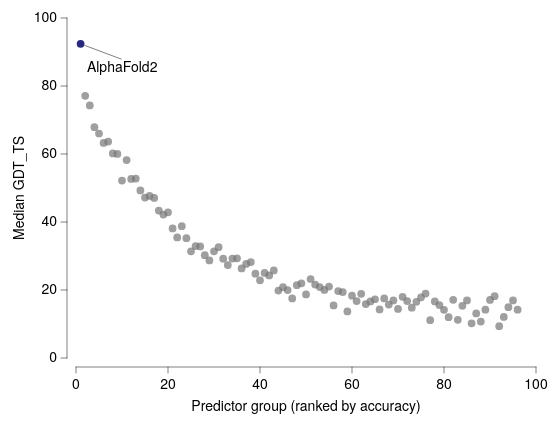

Here is the Vega-Lite specification saved for this chart:
### Vega-Lite specification from a JSON file in a GitHub repository (floating-point values rounded to 4 significant figures)
{"background": null, "config": {"arc": {"fill": "#DBDBDB", "fillOpacity": 1.0, "innerRadius": 42.5, "padAngle": 0.03, "stroke": "black", "strokeOpacity": 1, "strokeWidth": 0.25}, "area": {"fill": "#DBDBDB", "fillOpacity": 1.0, "stroke": "black", "strokeOpacity": 1, "strokeWidth": 0.25}, "axis": {"domain": true, "domainCap": "round", "domainColor": "black", "domainWidth": 0.25, "grid": false, "gridCap": "round", "gridColor": "#F1F1F1", "gridDash": [0, 0], "gridOpacity": 1.0, "gridWidth": 0.25, "labelColor": "black", "labelFont": "Helvetica Neue, HelveticaNeue, Helvetica, Arial, sans-serif", "labelFontSize": 7, "labelFontStyle": "normal", "labelFontWeight": 400, "offset": 4.5, "ticks": true, "tickCap": "round", "tickColor": "black", "tickRound": false, "tickSize": 3, "tickWidth": 0.25, "titleColor": "black", "titleFont": "Helvetica Neue, HelveticaNeue, Helvetica, Arial, sans-serif", "titleFontSize": 7, "titleFontStyle": "normal", "titleFontWeight": 400}, "axisX": {"domain": true, "labelAlign": "center", "labelAngle": 0, "labels": true, "ticks": true, "translate": 0}, "axisY": {"domain": true, "labelAlign": "right", "labelAngle": 0, "labels": true, "ticks": true, "translate": 0}, "axisRight": {"domain": true, "labelAlign": "left", "labelAngle": 0, "labels": true, "ticks": true, "translate": 0}, "axisTop": {"domain": true, "labelAlign": "center", "labelAngle": 0, "labels": true, "ticks": true, "translate": 0}, "axisBand": {"tickOffset": 0}, "bar": {"fill": "#DBDBDB", "fillOpacity": 1.0, "stroke": "black", "strokeOpacity": 1, "strokeWidth": 0.25}, "boxplot": {"size": 15.3, "ticks": {"cornerRadius": 0.25, "fill": "black", "opacity": 1, "size": 7.65, "thickness": 0.25}, "box": {"fillOpacity": 1.0, "stroke": "black", "strokeOpacity": 1, "strokeWidth": 0.25}, "median": {"cornerRadius": 0, "fill": "black", "fillOpacity": 1.0, "opacity": 1, "size": 15.3, "thickness": 0.25}, "rule": {"fill": "black", "fillOpacity": 1.0, "size": 17.0, "stroke": "black", "strokeDash": [0, 0], "strokeOpacity": 1, "strokeWidth": 0.25}, "outliers": {"color": "black", "fill": "black", "fillOpacity": 1.0, "size": 0, "stroke": "black", "strokeOpacity": 1, "strokeWidth": 0.25}}, "circle": {"fill": "black", "fillOpacity": 1.0, "size": 2.125, "stroke": null, "strokeOpacity": 1, "strokeWidth": 0.25}, "errorband": {"band": {"fillOpacity": 0.6, "stroke": null, "strokeWidth": 0.25, "strokeOpacity": 1}, "borders": {"opacity": 0, "strokeOpacity": 0.25, "strokeWidth": 1}}, "errorbar": {"opacity": 1, "rule": {"strokeDash": [0, 0], "strokeWidth": 0.25}, "ticks": {"color": "black", "cornerRadius": 0.125, "opacity": 1, "size": 10.2, "thickness": 0.25}, "thickness": 0.25}, "font": "Helvetica Neue, HelveticaNeue, Helvetica, Arial, sans-serif", "geoshape": {"fill": "#DBDBDB", "fillOpacity": 1.0, "stroke": "black", "strokeOpacity": 1, "strokeWidth": 0.25}, "header": {"labelColor": "black", "labelFont": "Helvetica Neue, HelveticaNeue, Helvetica, Arial, sans-serif", "labelFontSize": 7, "labelFontStyle": "normal", "labelFontWeight": 400, "titleColor": "black", "titleFont": "Helvetica Neue, HelveticaNeue, Helvetica, Arial, sans-serif", "titleFontSize": 7, "titleFontStyle": "normal", "titleFontWeight": 400, "titlePadding": 0}, "legend": {"disable": false, "offset": 4.5, "titlePadding": 4, "labelOffset": 2, "gradientLabelOffset": 2, "gradientLength": 85.0, "gradientThickness": 8.5, "gradientOpacity": 1.0, "gradientStrokeColor": "black", "gradientStrokeWidth": 0.25, "labelColor": "black", "labelFont": "Helvetica Neue, HelveticaNeue, Helvetica, Arial, sans-serif", "labelFontSize": 7, "labelFontStyle": "normal", "labelFontWeight": 400, "strokeColor": "black", "strokeWidth": 0, "symbolSize": 42, "symbolStrokeColor": "black", "symbolStrokeWidth": 0.25, "titleColor": "black", "titleFont": "Helvetica Neue, HelveticaNeue, Helvetica, Arial, sans-serif", "titleFontSize": 7, "titleFontStyle": "normal", "titleFontWeight": 400}, "line": {"color": "black", "stroke": "black", "strokeCap": "round", "strokeDash": [0, 0], "strokeOpacity": 1, "strokeWidth": 0.375}, "point": {"filled": true, "fill": "#DBDBDB", "fillOpacity": 1.0, "size": 8.5, "stroke": "black", "strokeOpacity": 1, "strokeWidth": 0.25}, "range": {"category": ["#5CA7B1", "#CDDEF3", "#B7B3E4", "#B3DAB5", "#F5E1B3", "#3D727B", "#8AA8D2", "#867DAC", "#80A988", "#CBB17A", "#204148", "#59719A", "#584C77", "#507B5F", "#9D824D"], "diverging": {"scheme": ["#C35082", "#CE6D94", "#D989A7", "#E2A4BA", "#EABFCE", "#F1DBE2", "#F6F6F6", "#D7E0EB", "#B9CBE0", "#9BB6D5", "#7DA1C9", "#5F8CBD", "#4177B1"]}, "heatmap": {"scheme": ["#32022B", "#43044D", "#4C196E", "#4D338C", "#484DA6", "#3A68BB", "#1D83CA", "#1D9CCB", "#23B5C9", "#28CDC5", "#4DE0B4", "#91EE9F"]}, "ordinal": {"scheme": ["#F1F1F1", "#DBDBDB", "#C6C6C6", "#B2B2B2", "#9D9D9D", "#898989", "#767676", "#636363", "#515151", "#404040", "#2F2F2F", "#1F1F1F"]}, "ramp": {"scheme": ["#32022B", "#43044D", "#4C196E", "#4D338C", "#484DA6", "#3A68BB", "#1D83CA", "#1D9CCB", "#23B5C9", "#28CDC5", "#4DE0B4", "#91EE9F"]}}, "rule": {"color": "black", "stroke": "black", "strokeCap": "round", "strokeDash": [2, 2], "strokeOpacity": 1, "strokeWidth": 0.25}, "scale": {"bandPaddingInner": 0.1, "bandPaddingOuter": 0.1, "round": false}, "rect": {"fill": "#DBDBDB", "fillOpacity": 1.0, "stroke": "black", "strokeOpacity": 1, "strokeWidth": 0.25}, "square": {"fill": "#DBDBDB", "fillOpacity": 1.0, "size": 17.0, "stroke": "black", "strokeOpacity": 1, "strokeWidth": 0.25}, "text": {"color": "black", "font": "Helvetica Neue, HelveticaNeue, Helvetica, Arial, sans-serif", "fontSize": 7, "fontStyle": "normal", "fontWeight": 400}, "tick": {"color": "black", "cornerRadius": 0.125, "opacity": 1.0, "size": 15.3, "thickness": 0.25}, "title": {"anchor": "middle", "frame": "group", "color": "black", "font": "Helvetica Neue, HelveticaNeue, Helvetica, Arial, sans-serif", "fontSize": 7, "fontStyle": "normal", "fontWeight": 400, "subtitleColor": "black", "subtitleFont": "Helvetica Neue, HelveticaNeue, Helvetica, Arial, sans-serif", "subtitleFontSize": "Helvetica Neue, HelveticaNeue, Helvetica, Arial, sans-serif", "subtitleFontStyle": "normal", "subtitleFontWeight": 400}, "trail": {"color": "black", "opacity": 1, "size": 0.375}, "view": {"continuousWidth": 230, "continuousHeight": 170, "discreteWidth": 230, "discreteHeight": 170, "fill": null, "stroke": null, "strokeWidth": 0.25}}, "layer": [{"data": {"name": "data-37ce6bb841388de4b2159be5d2253b8a"}, "mark": {"type": "circle", "color": "#767676", "opacity": 0.7, "size": 15}, "encoding": {"x": {"field": "rank", "title": "Predictor group (ranked by accuracy)", "type": "quantitative"}, "y": {"field": "gdt", "title": "Median GDT_TS", "type": "quantitative"}}}, {"data": {"name": "data-eacc7d94ee619f3a75a5c9fa2b42fbcf"}, "mark": {"type": "circle", "color": "#28287D", "size": 15}, "encoding": {"x": {"field": "rank", "title": "Predictor group (ranked by accuracy)", "type": "quantitative"}, "y": {"field": "gdt", "title": "Median GDT_TS", "type": "quantitative"}}}, {"layer": [{"data": {"values": [{"__dysonsphere__": 1}]}, "mark": {"type": "rule", "strokeDash": [0, 0]}, "encoding": {"x": {"datum": 1.975, "scale": {"domain": [0.0, 100.0], "nice": false, "padding": 0, "zero": false}}, "x2": {"datum": 9.833}, "y": {"datum": 91.91, "scale": {"domain": [0.0, 100.0], "nice": false, "padding": 0, "zero": false}}, "y2": {"datum": 87.92}}}, {"data": {"values": [{"__dysonsphere__": 1}]}, "mark": {"type": "text", "align": "center", "baseline": "middle", "fontSize": 7}, "encoding": {"text": {"value": "AlphaFold2"}, "x": {"datum": 10.04}, "y": {"datum": 85.34}}}]}], "$schema": "https://vega.github.io/schema/vega-lite/v6.4.1.json", "datasets": {"data-37ce6bb841388de4b2159be5d2253b8a": [{"rank": 2, "gdt": 77.13, "group": "field"}, {"rank": 3, "gdt": 74.29, "group": "field"}, {"rank": 4, "gdt": 67.87, "group": "field"}, {"rank": 5, "gdt": 66.03, "group": "field"}, {"rank": 6, "gdt": 63.27, "group": "field"}, {"rank": 7, "gdt": 63.65, "group": "field"}, {"rank": 8, "gdt": 60.16, "group": "field"}, {"rank": 9, "gdt": 60.03, "group": "field"}, {"rank": 10, "gdt": 52.18, "group": "field"}, {"rank": 11, "gdt": 58.21, "group": "field"}, {"rank": 12, "gdt": 52.65, "group": "field"}, {"rank": 13, "gdt": 52.77, "group": "field"}, {"rank": 14, "gdt": 49.29, "group": "field"}, {"rank": 15, "gdt": 47.2, "group": "field"}, {"rank": 16, "gdt": 47.66, "group": "field"}, {"rank": 17, "gdt": 47.08, "group": "field"}, {"rank": 18, "gdt": 43.37, "group": "field"}, {"rank": 19, "gdt": 42.18, "group": "field"}, {"rank": 20, "gdt": 42.86, "group": "field"}, {"rank": 21, "gdt": 38.09, "group": "field"}, {"rank": 22, "gdt": 35.46, "group": "field"}, {"rank": 23, "gdt": 38.75, "group": "field"}, {"rank": 24, "gdt": 35.25, "group": "field"}, {"rank": 25, "gdt": 31.36, "group": "field"}, {"rank": 26, "gdt": 32.94, "group": "field"}, {"rank": 27, "gdt": 32.8, "group": "field"}, {"rank": 28, "gdt": 30.24, "group": "field"}, {"rank": 29, "gdt": 28.7, "group": "field"}, {"rank": 30, "gdt": 31.39, "group": "field"}, {"rank": 31, "gdt": 32.58, "group": "field"}, {"rank": 32, "gdt": 29.23, "group": "field"}, {"rank": 33, "gdt": 27.33, "group": "field"}, {"rank": 34, "gdt": 29.23, "group": "field"}, {"rank": 35, "gdt": 29.33, "group": "field"}, {"rank": 36, "gdt": 26.35, "group": "field"}, {"rank": 37, "gdt": 27.68, "group": "field"}, {"rank": 38, "gdt": 28.23, "group": "field"}, {"rank": 39, "gdt": 24.79, "group": "field"}, {"rank": 40, "gdt": 22.86, "group": "field"}, {"rank": 41, "gdt": 25.01, "group": "field"}, {"rank": 42, "gdt": 24.28, "group": "field"}, {"rank": 43, "gdt": 25.76, "group": "field"}, {"rank": 44, "gdt": 19.82, "group": "field"}, {"rank": 45, "gdt": 20.81, "group": "field"}, {"rank": 46, "gdt": 19.98, "group": "field"}, {"rank": 47, "gdt": 17.52, "group": "field"}, {"rank": 48, "gdt": 21.41, "group": "field"}, {"rank": 49, "gdt": 21.96, "group": "field"}, {"rank": 50, "gdt": 18.69, "group": "field"}, {"rank": 51, "gdt": 23.24, "group": "field"}, {"rank": 52, "gdt": 21.61, "group": "field"}, {"rank": 53, "gdt": 20.85, "group": "field"}, {"rank": 54, "gdt": 20.03, "group": "field"}, {"rank": 55, "gdt": 21.01, "group": "field"}, {"rank": 56, "gdt": 15.47, "group": "field"}, {"rank": 57, "gdt": 19.68, "group": "field"}, {"rank": 58, "gdt": 19.4, "group": "field"}, {"rank": 59, "gdt": 13.7, "group": "field"}, {"rank": 60, "gdt": 18.33, "group": "field"}, {"rank": 61, "gdt": 16.73, "group": "field"}, {"rank": 62, "gdt": 18.89, "group": "field"}, {"rank": 63, "gdt": 15.87, "group": "field"}, {"rank": 64, "gdt": 16.64, "group": "field"}, {"rank": 65, "gdt": 17.28, "group": "field"}, {"rank": 66, "gdt": 14.29, "group": "field"}, {"rank": 67, "gdt": 17.51, "group": "field"}, {"rank": 68, "gdt": 15.72, "group": "field"}, {"rank": 69, "gdt": 16.93, "group": "field"}, {"rank": 70, "gdt": 14.45, "group": "field"}, {"rank": 71, "gdt": 18.0, "group": "field"}, {"rank": 72, "gdt": 16.75, "group": "field"}, {"rank": 73, "gdt": 14.81, "group": "field"}, {"rank": 74, "gdt": 16.54, "group": "field"}, {"rank": 75, "gdt": 17.86, "group": "field"}, {"rank": 76, "gdt": 18.96, "group": "field"}, {"rank": 77, "gdt": 11.1, "group": "field"}, {"rank": 78, "gdt": 16.64, "group": "field"}, {"rank": 79, "gdt": 15.58, "group": "field"}, {"rank": 80, "gdt": 14.19, "group": "field"}, {"rank": 81, "gdt": 11.99, "group": "field"}, {"rank": 82, "gdt": 17.1, "group": "field"}, {"rank": 83, "gdt": 11.22, "group": "field"}, {"rank": 84, "gdt": 15.34, "group": "field"}, {"rank": 85, "gdt": 16.95, "group": "field"}, {"rank": 86, "gdt": 10.19, "group": "field"}, {"rank": 87, "gdt": 13.1, "group": "field"}, {"rank": 88, "gdt": 10.71, "group": "field"}, {"rank": 89, "gdt": 14.21, "group": "field"}, {"rank": 90, "gdt": 17.07, "group": "field"}, {"rank": 91, "gdt": 18.17, "group": "field"}, {"rank": 92, "gdt": 9.368, "group": "field"}, {"rank": 93, "gdt": 12.08, "group": "field"}, {"rank": 94, "gdt": 14.96, "group": "field"}, {"rank": 95, "gdt": 16.92, "group": "field"}, {"rank": 96, "gdt": 14.2, "group": "field"}], "data-eacc7d94ee619f3a75a5c9fa2b42fbcf": [{"rank": 1, "gdt": 92.4, "group": "AlphaFold2"}]}}
